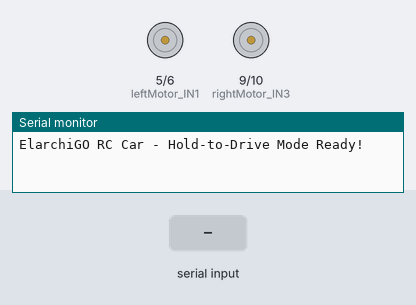
Recording of a sketch running on a simulated Arduino Uno, built with avr-gcc and run on an emulated ATmega328P. Shown: motor-driver pin pairs drawn as motors (green arrow = first pin HIGH = forward, orange = second pin HIGH = backward, longer = more drive), the last lines printed to the serial monitor. Inputs (shaded band) come from the test bench.

Above: at 1.2 s.
1.3 s: "F90\n" received over the second serial link
At 1.9 s:
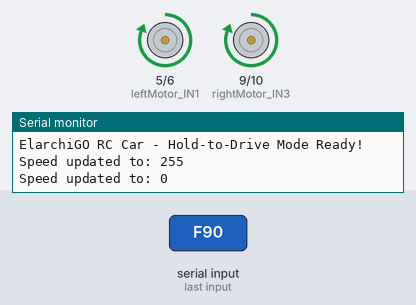
2.8 s: "F,45\n" received over the second serial link
At 4.0 s:
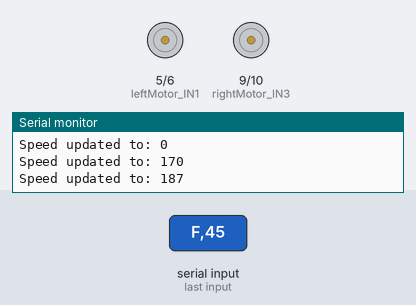
4.3 s: "B90\n" received over the second serial link
At 5.3 s:
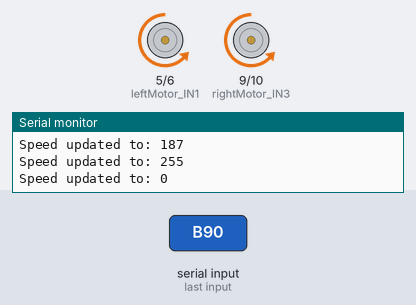
Timing chart, 0 to 7.3 s (numbered marks = the images above; inputs shaded):
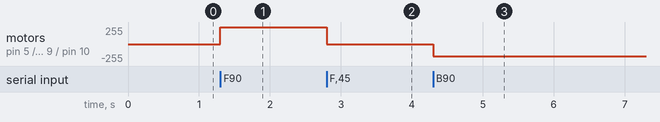

Measured:
- after the input at 1.3 s, motor on pin 5 (leftMotor_IN1) / pin 6 (leftMotor_IN2), motor on pin 9 (rightMotor_IN3) / pin 10 (rightMotor_IN4): stopped → forward 255/255 at once
- after the input at 2.8 s, motor on pin 5 (leftMotor_IN1) / pin 6 (leftMotor_IN2), motor on pin 9 (rightMotor_IN3) / pin 10 (rightMotor_IN4): forward 255/255 → stopped at once
- after the input at 4.3 s, motor on pin 5 (leftMotor_IN1) / pin 6 (leftMotor_IN2), motor on pin 9 (rightMotor_IN3) / pin 10 (rightMotor_IN4): stopped → backward 187/255 at once

The sketch:

10_Smartphone_Controlled_Bluetooth_Car.ino
```cpp
// Project 10: Smartphone-Controlled Bluetooth Car

#include <SoftwareSerial.h>

// --- Bluetooth Pins (HC-05) ---
SoftwareSerial BTSerial(11, 12); // RX, TX

// --- Motor Pins (DRV8833 - PWM pins: 5, 6, 9, 10) ---
const int leftMotor_IN1 = 5;
const int leftMotor_IN2 = 6;
const int rightMotor_IN3 = 9;
const int rightMotor_IN4 = 10;

// --- Speed Variable ---
int currentSpeed = 255; // Start at max speed

void setup() {
  Serial.begin(9600);
  BTSerial.begin(9600);

  pinMode(leftMotor_IN1, OUTPUT);
  pinMode(leftMotor_IN2, OUTPUT);
  pinMode(rightMotor_IN3, OUTPUT);
  pinMode(rightMotor_IN4, OUTPUT);

  stopMotors();

  Serial.println("ElarchiGO RC Car - Hold-to-Drive Mode Ready!");
}

void loop() {
  // Check for incoming Bluetooth commands
  if (BTSerial.available()) {
    char command = BTSerial.read();

    // Movement Logic
    if (command == 'F') {
      moveForward();
    }
    else if (command == 'B') {
      moveBackward();
    }
    else if (command == 'L') {
      turnLeft();
    }
    else if (command == 'R') {
      turnRight();
    }
    else if (command == 'S') {
      stopMotors(); // This is triggered the instant you lift your thumb!
    }

    // Speed Control Logic (Catches '0' through '9')
    else if (command >= '0' && command <= '9') {
      if (command == '0') {
        currentSpeed = 0;
      } else {
        // Map app speeds 1-9 to physical PWM speeds 120-255
        currentSpeed = map(command - '0', 1, 9, 120, 255);
      }
      Serial.print("Speed updated to: ");
      Serial.println(currentSpeed);
    }
    else if (command == 'q') {
      currentSpeed = 255; // Max speed
    }
  }
}

// === MOTOR CONTROL FUNCTIONS ===

void moveForward() {
  analogWrite(leftMotor_IN1, currentSpeed);
  digitalWrite(leftMotor_IN2, LOW);
  analogWrite(rightMotor_IN3, currentSpeed);
  digitalWrite(rightMotor_IN4, LOW);
}

void moveBackward() {
  digitalWrite(leftMotor_IN1, LOW);
  analogWrite(leftMotor_IN2, currentSpeed);
  digitalWrite(rightMotor_IN3, LOW);
  analogWrite(rightMotor_IN4, currentSpeed);
}

void turnLeft() {
  digitalWrite(leftMotor_IN1, LOW);
  analogWrite(leftMotor_IN2, currentSpeed);
  analogWrite(rightMotor_IN3, currentSpeed);
  digitalWrite(rightMotor_IN4, LOW);
}

void turnRight() {
  analogWrite(leftMotor_IN1, currentSpeed);
  digitalWrite(leftMotor_IN2, LOW);
  digitalWrite(rightMotor_IN3, LOW);
  analogWrite(rightMotor_IN4, currentSpeed);
}

void stopMotors() {
  digitalWrite(leftMotor_IN1, LOW);
  digitalWrite(leftMotor_IN2, LOW);
  digitalWrite(rightMotor_IN3, LOW);
  digitalWrite(rightMotor_IN4, LOW);
}
```
